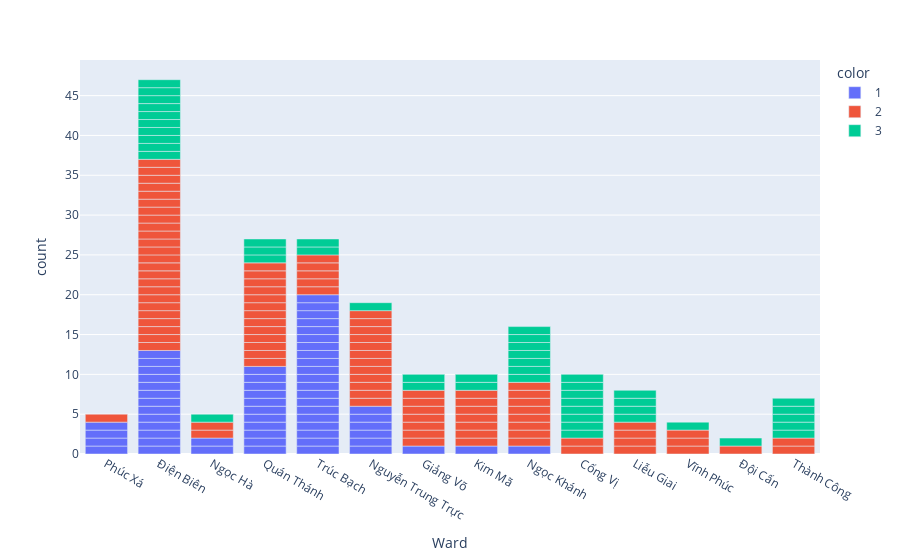

Notebook code for this chart:
### Code cell
fig = px.bar(new_df, x="Ward", color=new_df["Traffic Level"].astype(str))
fig.show()

### Figure 1 — Plotly figure (JSON) as saved in the notebook; plotly's stock layout.template omitted (floating-point values rounded to 4 significant figures)
{"data": [{"alignmentgroup": "True", "hovertemplate": "color=1<br>Ward=%{x}<br>count=%{y}<extra></extra>", "legendgroup": "1", "marker": {"color": "#636efa", "pattern": {"shape": ""}}, "name": "1", "offsetgroup": "1", "orientation": "v", "showlegend": true, "textposition": "auto", "type": "bar", "x": ["Phúc Xá", "Phúc Xá", "Phúc Xá", "Điện Biên", "Điện Biên", "Điện Biên", "Điện Biên", "Ngọc Hà", "Quán Thánh", "Trúc Bạch", "Trúc Bạch", "Trúc Bạch", "Trúc Bạch", "Điện Biên", "Điện Biên", "Quán Thánh", "Quán Thánh", "Trúc Bạch", "Quán Thánh", "Quán Thánh", "Điện Biên", "Nguyễn Trung Trực", "Nguyễn Trung Trực", "Nguyễn Trung Trực", "Quán Thánh", "Điện Biên", "Quán Thánh", "Nguyễn Trung Trực", "Điện Biên", "Điện Biên", "Điện Biên", "Giảng Võ", "Trúc Bạch", "Trúc Bạch", "Trúc Bạch", "Trúc Bạch", "Điện Biên", "Trúc Bạch", "Trúc Bạch", "Trúc Bạch", "Trúc Bạch", "Trúc Bạch", "Phúc Xá", "Kim Mã", "Trúc Bạch", "Trúc Bạch", "Quán Thánh", "Quán Thánh", "Ngọc Khánh", "Trúc Bạch", "Trúc Bạch", "Ngọc Hà", "Nguyễn Trung Trực", "Quán Thánh", "Nguyễn Trung Trực", "Điện Biên", "Trúc Bạch", "Quán Thánh", "Trúc Bạch"], "xaxis": "x", "y": [1, 1, 1, 1, 1, 1, 1, 1, 1, 1, 1, 1, 1, 1, 1, 1, 1, 1, 1, 1, 1, 1, 1, 1, 1, 1, 1, 1, 1, 1, 1, 1, 1, 1, 1, 1, 1, 1, 1, 1, 1, 1, 1, 1, 1, 1, 1, 1, 1, 1, 1, 1, 1, 1, 1, 1, 1, 1, 1], "yaxis": "y"}, {"alignmentgroup": "True", "hovertemplate": "color=2<br>Ward=%{x}<br>count=%{y}<extra></extra>", "legendgroup": "2", "marker": {"color": "#EF553B", "pattern": {"shape": ""}}, "name": "2", "offsetgroup": "2", "orientation": "v", "showlegend": true, "textposition": "auto", "type": "bar", "x": ["Điện Biên", "Cống Vị", "Điện Biên", "Điện Biên", "Điện Biên", "Ngọc Khánh", "Ngọc Khánh", "Điện Biên", "Điện Biên", "Quán Thánh", "Quán Thánh", "Trúc Bạch", "Trúc Bạch", "Trúc Bạch", "Cống Vị", "Ngọc Khánh", "Ngọc Khánh", "Điện Biên", "Điện Biên", "Điện Biên", "Điện Biên", "Điện Biên", "Liễu Giai", "Vĩnh Phúc", "Vĩnh Phúc", "Đội Cấn", "Kim Mã", "Giảng Võ", "Giảng Võ", "Giảng Võ", "Giảng Võ", "Kim Mã", "Nguyễn Trung Trực", "Nguyễn Trung Trực", "Nguyễn Trung Trực", "Nguyễn Trung Trực", "Nguyễn Trung Trực", "Quán Thánh", "Quán Thánh", "Nguyễn Trung Trực", "Nguyễn Trung Trực", "Nguyễn Trung Trực", "Nguyễn Trung Trực", "Nguyễn Trung Trực", "Điện Biên", "Điện Biên", "Điện Biên", "Quán Thánh", "Quán Thánh", "Liễu Giai", "Ngọc Hà", "Ngọc Hà", "Vĩnh Phúc", "Nguyễn Trung Trực", "Nguyễn Trung Trực", "Quán Thánh", "Phúc Xá", "Điện Biên", "Điện Biên", "Giảng Võ", "Kim Mã", "Kim Mã", "Ngọc Khánh", "Thành Công", "Điện Biên", "Điện Biên", "Giảng Võ", "Giảng Võ", "Ngọc Khánh", "Quán Thánh", "Ngọc Khánh", "Ngọc Khánh", "Thành Công", "Kim Mã", "Điện Biên", "Trúc Bạch", "Quán Thánh", "Quán Thánh", "Quán Thánh", "Liễu Giai", "Kim Mã", "Kim Mã", "Quán Thánh", "Quán Thánh", "Trúc Bạch", "Điện Biên", "Điện Biên", "Điện Biên", "Điện Biên", "Điện Biên", "Liễu Giai"], "xaxis": "x", "y": [1, 1, 1, 1, 1, 1, 1, 1, 1, 1, 1, 1, 1, 1, 1, 1, 1, 1, 1, 1, 1, 1, 1, 1, 1, 1, 1, 1, 1, 1, 1, 1, 1, 1, 1, 1, 1, 1, 1, 1, 1, 1, 1, 1, 1, 1, 1, 1, 1, 1, 1, 1, 1, 1, 1, 1, 1, 1, 1, 1, 1, 1, 1, 1, 1, 1, 1, 1, 1, 1, 1, 1, 1, 1, 1, 1, 1, 1, 1, 1, 1, 1, 1, 1, 1, 1, 1, 1, 1, 1, 1], "yaxis": "y"}, {"alignmentgroup": "True", "hovertemplate": "color=3<br>Ward=%{x}<br>count=%{y}<extra></extra>", "legendgroup": "3", "marker": {"color": "#00cc96", "pattern": {"shape": ""}}, "name": "3", "offsetgroup": "3", "orientation": "v", "showlegend": true, "textposition": "auto", "type": "bar", "x": ["Cống Vị", "Ngọc Khánh", "Ngọc Khánh", "Vĩnh Phúc", "Điện Biên", "Điện Biên", "Trúc Bạch", "Cống Vị", "Ngọc Khánh", "Giảng Võ", "Ngọc Khánh", "Thành Công", "Thành Công", "Điện Biên", "Điện Biên", "Điện Biên", "Điện Biên", "Cống Vị", "Cống Vị", "Đội Cấn", "Liễu Giai", "Liễu Giai", "Liễu Giai", "Kim Mã", "Quán Thánh", "Quán Thánh", "Nguyễn Trung Trực", "Ngọc Hà", "Quán Thánh", "Điện Biên", "Điện Biên", "Thành Công", "Thành Công", "Thành Công", "Giảng Võ", "Kim Mã", "Ngọc Khánh", "Cống Vị", "Cống Vị", "Điện Biên", "Điện Biên", "Liễu Giai", "Cống Vị", "Ngọc Khánh", "Ngọc Khánh", "Cống Vị", "Trúc Bạch"], "xaxis": "x", "y": [1, 1, 1, 1, 1, 1, 1, 1, 1, 1, 1, 1, 1, 1, 1, 1, 1, 1, 1, 1, 1, 1, 1, 1, 1, 1, 1, 1, 1, 1, 1, 1, 1, 1, 1, 1, 1, 1, 1, 1, 1, 1, 1, 1, 1, 1, 1], "yaxis": "y"}], "layout": {"barmode": "relative", "legend": {"title": {"text": "color"}, "tracegroupgap": 0}, "margin": {"t": 60}, "xaxis": {"anchor": "y", "domain": [0, 1], "title": {"text": "Ward"}}, "yaxis": {"anchor": "x", "domain": [0, 1], "title": {"text": "count"}}}}
